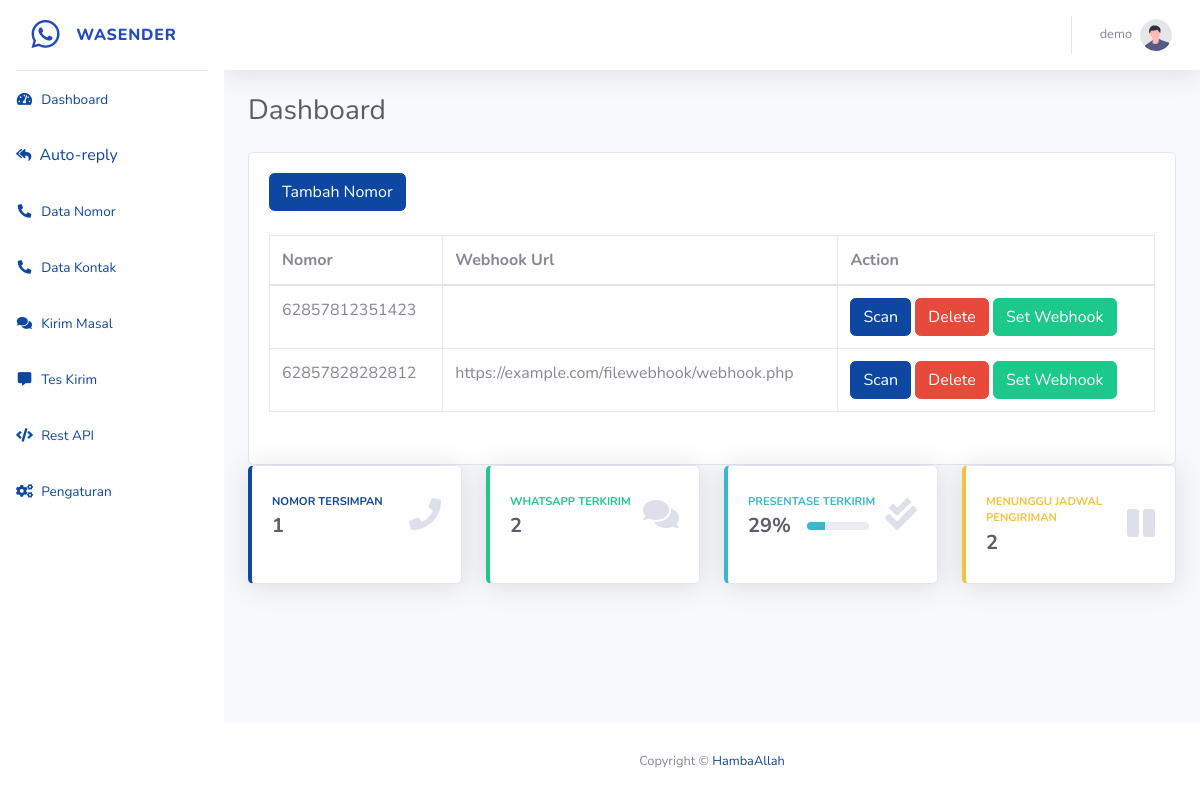
Page /pages/home.php (signed in) on the committed database.
### tables this page shows
CREATE TABLE `device` (
  `id` int(11) NOT NULL,
  `pemilik` varchar(111) NOT NULL,
  `nomor` varchar(14) NOT NULL,
  `link_webhook` varchar(100) NOT NULL
);

### helper/function.php (called while the page is built, shortened)
<?php
include_once("koneksi.php");
function countDB($table, $where = null, $param = null)
{
    global $koneksi;
    if ($where == null && $param == null) {
        $q = mysqli_query($koneksi, "SELECT * FROM `$table`");
    } else {
        $q = mysqli_query($koneksi, "SELECT * FROM `$table` WHERE `$where`='$param'");
    }
    $row = mysqli_num_rows($q);
    return $row;
}
function countPresentase()
{
    $a = countDB("pesan", "status", "TERKIRIM");
    $b = countDB("pesan");
    if ($a > 0) {
        return (countDB("pesan", "status", "TERKIRIM") / countDB("pesan")) * 100;
    } else {
        return 0;
    }
}

### pages/home.php (the view, shortened to what this page needs)
<?php
include_once("../helper/koneksi.php");
include_once("../helper/function.php");
require_once('../templates/header.php');
?>
<div class="container-fluid">
    <div class="d-sm-flex align-items-center justify-content-between mb-4">
        <h1 class="h3 mb-0 text-gray-800">Dashboard</h1>
    </div>
    <div class="row">
        <div class="col-12">
            <div class="card">
                <div class="card-body">
                    <button class="btn btn-primary mb-4" data-toggle="modal" data-target="#tambahNomorModal">Tambah Nomor</button>
                    <div class="table table-responsive">
                        <table class="table table-bordered" width="100%" cellspacing="0">
                            <thead>
                                <tr>
                                    <th>Nomor</th>
                                    <th>Webhook Url</th>
                                    <th>Action</th>
                                </tr>
                            </thead>
                            <tbody>
                                <?php
                                $username = $_SESSION['username'];
                                $q = mysqli_query($koneksi, "SELECT * FROM device WHERE pemilik = '$username'");
                                while ($row = mysqli_fetch_assoc($q)) { ?>
                                    <tr>
                                        <td><?= $row['nomor']; ?></td>
                                        <td><?= $row['link_webhook']; ?></td>
                                        <td>
                                            <button class="btn btn-primary scanbutton" onclick="scanqr('<?= $row['nomor']; ?>')">Scan</button>
                                            <a class="btn btn-danger" href="home.php?act=hapus&nomor=<?= $row['nomor']; ?>">Delete</a>
                                            <button class="btn btn-success" onclick="sethook('<?= $row['id']; ?>')">Set Webhook</button>
                                        </td>
                                    </tr>
                                <?php } ?>
                            </tbody>
                        </table>
                    </div>
                </div>
            </div>
        </div>
    </div>
    <div class="row">
        <div class="col-xl-3 col-md-6 mb-4">
            <div class="card border-left-primary shadow h-100 py-2">
                <div class="card-body">
                    <div class="row no-gutters align-items-center">
                        <div class="col mr-2">
                            <div class="text-xs font-weight-bold text-primary text-uppercase mb-1">
                                Nomor Tersimpan</div>
                            <div class="h5 mb-0 font-weight-bold text-gray-800"><?= countDB("nomor") ?></div>
                        </div>
                        <div class="col-auto">
                            <i class="fas fa-phone fa-2x text-gray-300"></i>
                        </div>
                    </div>
                </div>
            </div>
        </div>
        <div class="col-xl-3 col-md-6 mb-4">
            <div class="card border-left-success shadow h-100 py-2">
                <div class="card-body">
                    <div class="row no-gutters align-items-center">
                        <div class="col mr-2">
                            <div class="text-xs font-weight-bold text-success text-uppercase mb-1">
                                Whatsapp Terkirim</div>
                            <div class="h5 mb-0 font-weight-bold text-gray-800">
                                <?= countDB("pesan", "status", "TERKIRIM") ?></div>
                        </div>
                        <div class="col-auto">
                            <i class="fas fa-comments fa-2x text-gray-300"></i>
                        </div>
                    </div>
                </div>
            </div>
        </div>
        <div class="col-xl-3 col-md-6 mb-4">
            <div class="card border-left-info shadow h-100 py-2">
                <div class="card-body">
                    <div class="row no-gutters align-items-center">
                        <div class="col mr-2">
                            <div class="text-xs font-weight-bold text-info text-uppercase mb-1">
                                Presentase Terkirim
                            </div>
                            <div class="row no-gutters align-items-center">
                                <div class="col-auto">
                                    <div class="h5 mb-0 mr-3 font-weight-bold text-gray-800">
                                        <?= round(countPresentase()) ?>%</div>
                                </div>
                                <div class="col">
                                    <div class="progress progress-sm mr-2">
                                        <div class="progress-bar bg-info" role="progressbar" style="width: <?= round(countPresentase()) ?>%" aria-valuenow="<?= round(countPresentase()) ?>" aria-valuemin="0" aria-valuemax="100"></div>
                                    </div>
                                </div>
                            </div>
                        </div>
                        <div class="col-auto">
                            <i class="fas fa-check-double fa-2x text-gray-300"></i>
                        </div>
                    </div>
                </div>
            </div>
        </div>
        <div class="col-xl-3 col-md-6 mb-4">
            <div class="card border-left-warning shadow h-100 py-2">
                <div class="card-body">
                    <div class="row no-gutters align-items-center">
                        <div class="col mr-2">
                            <div class="text-xs font-weight-bold text-warning text-uppercase mb-1">
                                Menunggu Jadwal Pengiriman</div>
                            <div class="h5 mb-0 font-weight-bold text-gray-800">
                                <?= countDB("pesan", "status", "MENUNGGU JADWAL") ?></div>
                        </div>
                        <div class="col-auto">
                            <i class="fas fa-pause fa-2x text-gray-300"></i>
                        </div>
                    </div>
                </div>
            </div>
        </div>
    </div>
</div>
</div>
<footer class="sticky-footer bg-white">
    <div class="container my-auto">
        <div class="copyright text-center my-auto">
            <span>Copyright &copy; <a href="https://web.facebook.com/mycodingxd">HambaAllah</a></span>
        </div>
    </div>
</footer>
</div>
</div>
</body>
</html>

### rows in the picture
device: nomor "62857812351423"
device: nomor "62857828282812", link_webhook "https://example.com/filewebhook/webhook.php"

### other values in the picture
$_SESSION['username'] "demo"
countDB("nomor") "1"
countDB("pesan", "status", "TERKIRIM") "2"
countPresentase() "29"
countDB("pesan", "status", "MENUNGGU JADWAL") "2"
